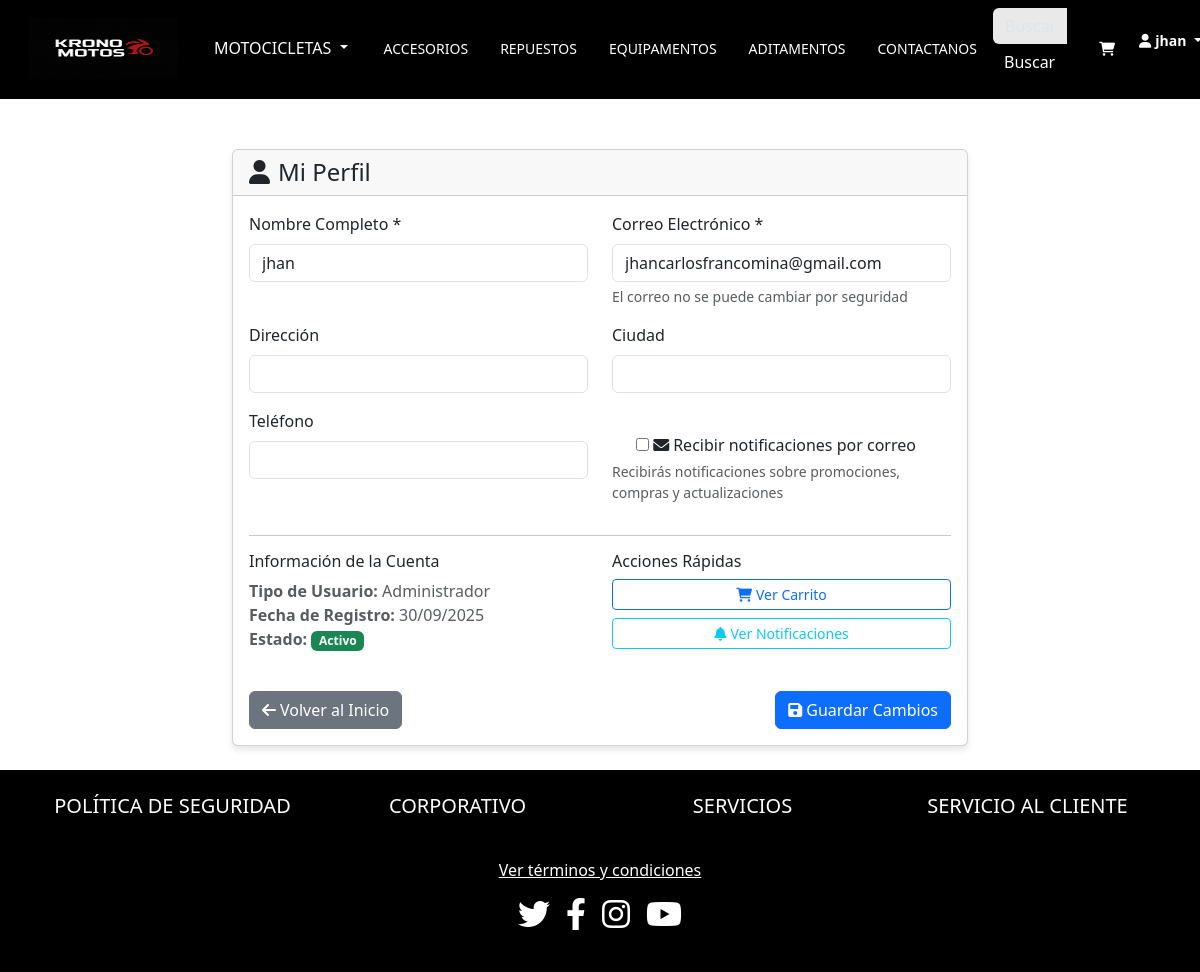
The page /perfil/ (signed in) on the database its author committed.
### core/models.py (models this page shows)
class Usuarios(AbstractBaseUser, PermissionsMixin):
    nombreCompleto = models.CharField(max_length=50, verbose_name='Nombre')
    apellido = models.CharField(max_length=50, verbose_name='Apellido', blank=True)
    correo = models.EmailField(unique=True, verbose_name='Correo Electronico')
    is_active = models.BooleanField(default=True)
    is_staff = models.BooleanField(default=False, verbose_name='Es un Supervisor')
    tipo = models.CharField(max_length=16, default='cliente', verbose_name='Tipo de Usuario')
    direccion = models.CharField(max_length=60, default='', verbose_name='Dirrecion')
    ciudad = models.CharField(max_length=25, default='', verbose_name='Ciudad')
    telefono = models.CharField(max_length=25, default='', verbose_name='Telefono')
    notificaciones = models.BooleanField(default=False, verbose_name='Recibir notificaciones por correo')
    fecha_registro = models.DateTimeField(auto_now_add=True, null=True)
    groups = models.ManyToManyField('auth.Group', related_name='custom_usuario_groups', blank=True)
    user_permissions = models.ManyToManyField('auth.Permission', related_name='custom_usuario_permissions', blank=True)
    objects = CustomUserManager()
    USERNAME_FIELD = 'correo'
    REQUIRED_FIELDS = ['nombreCompleto']
    class Meta:
        verbose_name='Usuario'
        verbose_name_plural='Usuarios'

### core/views.py (the view)
# urls.py: path('perfil/', perfil, name='perfil'),
@login_required
def perfil(request):
    usuario = request.user
    if request.method == 'POST':
        form = PerfilForm(request.POST, instance=usuario)
        if form.is_valid():
            form.save()
            messages.success(request, 'Perfil actualizado correctamente')
            return redirect('perfil')
    else:
        form = PerfilForm(instance=usuario)
    return render(request, 'core/cliente/perfil.html', {'form': form})

### core/forms.py
class PerfilForm(forms.ModelForm):
    notificaciones = forms.BooleanField(required=False, label='Recibir notificaciones por correo')
    class Meta:
        model = Usuarios
        fields = ['nombreCompleto', 'correo', 'direccion', 'ciudad', 'telefono', 'notificaciones']
        widgets = {
            'nombreCompleto': forms.TextInput(attrs={'class': 'form-control'}),
            'correo': forms.EmailInput(attrs={'class': 'form-control', 'readonly': 'readonly'}),
            'direccion': forms.TextInput(attrs={'class': 'form-control'}),
            'ciudad': forms.TextInput(attrs={'class': 'form-control'}),
            'telefono': forms.TextInput(attrs={'class': 'form-control'}),
        }

### core/templates/core/cliente/perfil.html (shortened to what this page needs)
{% extends 'core/principales/basetemplates.html' %}
{% load static %}
{% block content %}
<div class="container mt-4">
    <div class="row justify-content-center">
        <div class="col-md-8">
            <div class="card">
                <div class="card-header">
                    <h4 class="mb-0">
                        <i class="fas fa-user me-2"></i>Mi Perfil
                    </h4>
                </div>
                <div class="card-body">
                    <form method="post">
                        <div class="row">
                            <div class="col-md-6 mb-3">
                                <label for="{{ form.nombreCompleto.id_for_label }}" class="form-label">Nombre Completo *</label>
                                {{ form.nombreCompleto }}
                            </div>
                            <div class="col-md-6 mb-3">
                                <label for="{{ form.correo.id_for_label }}" class="form-label">Correo Electrónico *</label>
                                {{ form.correo }}
                                <div class="form-text">El correo no se puede cambiar por seguridad</div>
                            </div>
                        </div>
                        <div class="row">
                            <div class="col-md-6 mb-3">
                                <label for="{{ form.direccion.id_for_label }}" class="form-label">Dirección</label>
                                {{ form.direccion }}
                            </div>
                            <div class="col-md-6 mb-3">
                                <label for="{{ form.ciudad.id_for_label }}" class="form-label">Ciudad</label>
                                {{ form.ciudad }}
                            </div>
                        </div>
                        <div class="row">
                            <div class="col-md-6 mb-3">
                                <label for="{{ form.telefono.id_for_label }}" class="form-label">Teléfono</label>
                                {{ form.telefono }}
                            </div>
                            <div class="col-md-6 mb-3">
                                <div class="form-check mt-4">
                                    {{ form.notificaciones }}
                                    <label class="form-check-label" for="{{ form.notificaciones.id_for_label }}">
                                        <i class="fas fa-envelope me-1"></i>Recibir notificaciones por correo
                                    </label>
                                </div>
                                <div class="form-text">Recibirás notificaciones sobre promociones, compras y actualizaciones</div>
                            </div>
                        </div>
                        <hr>
                        <div class="row">
                            <div class="col-md-6">
                                <h6>Información de la Cuenta</h6>
                                <p class="text-muted">
                                    <strong>Tipo de Usuario:</strong> {{ user.tipo|title }}<br>
                                    <strong>Fecha de Registro:</strong> {{ user.fecha_registro|date:"d/m/Y" }}<br>
                                    <strong>Estado:</strong>
                                    {% if user.is_active %}
                                        <span class="badge bg-success">Activo</span>
                                    {% else %}
                                        <span class="badge bg-danger">Inactivo</span>
                                    {% endif %}
                                </p>
                            </div>
                            <div class="col-md-6">
                                <h6>Acciones Rápidas</h6>
                                <div class="d-grid gap-2">
                                    <a href="{% url 'ver_carrito' %}" class="btn btn-outline-primary btn-sm">
                                        <i class="fas fa-shopping-cart me-1"></i>Ver Carrito
                                    </a>
                                    <a href="{% url 'notificaciones' %}" class="btn btn-outline-info btn-sm">
                                        <i class="fas fa-bell me-1"></i>Ver Notificaciones
                                    </a>
                                </div>
                            </div>
                        </div>
                        <div class="d-flex justify-content-between mt-4">
                            <a href="{% url 'home' %}" class="btn btn-secondary">
                                <i class="fas fa-arrow-left me-1"></i>Volver al Inicio
                            </a>
                            <button type="submit" class="btn btn-primary">
                                <i class="fas fa-save me-1"></i>Guardar Cambios
                            </button>
                        </div>
                    </form>
                </div>
            </div>
        </div>
    </div>
</div>
{% endblock %}

### core/templates/core/principales/basetemplates.html (shortened to what this page needs)
{% load static %}
<!DOCTYPE html>
<html lang="es">
<head>
  <link rel="stylesheet" href="{% static 'global.css' %}" />
  <link href="https://cdn.jsdelivr.net/npm/bootstrap@5.3.3/dist/css/bootstrap.min.css" rel="stylesheet">
  <link rel="stylesheet" href="https://cdnjs.cloudflare.com/ajax/libs/font-awesome/6.0.0-beta3/css/all.min.css">
</head>
<body>
  <nav class="navbar navbar-expand-lg navbar-dark bg-black sticky-top border-bottom border-3 border-black" data-bs-theme="dark">
    <div class="container-fluid">
      <a class="navbar-brand ms-3" href="{% url 'home' %}">
        <img src="{% static 'img/logo.PNG' %}" width="150" height="61" alt="KRONOMOTOS Logo">
      </a>
      <div class="collapse navbar-collapse" id="navbarText">
        <ul class="navbar-nav me-auto mt-2 mt-lg-0">
          <li class="nav-item dropdown">
            <button id="menu" class="btn m-2  dropdown-toggle text-white" data-bs-toggle="dropdown" aria-expanded="false">
              MOTOCICLETAS
            </button>
          </li>
          <li class="nav-item m-2"><a class="nav-link  text-white" href="{% url 'accesorios' %}">ACCESORIOS</a></li>
          <li class="nav-item m-2"><a class="nav-link  text-white" href="{% url 'repuestos' %}">REPUESTOS</a></li>
          <li class="nav-item m-2"><a class="nav-link  text-white" href="{% url 'equipamentos' %}">EQUIPAMENTOS</a></li>
          <li class="nav-item m-2"><a class="nav-link  text-white" href="{% url 'aditamenes' %}">ADITAMENTOS</a></li>
          <li class="nav-item m-2"><a class="nav-link text-white" href="{% url 'contactar' %}">CONTACTANOS</a></li>
        </ul>
        <form action="/search/" method="get" class="d-flex mb-2 me-3">
          <div class="input-group">
            <input style="background: #e9e9e9;" name="search" type="text"
              class="form-control border-0 text-black" placeholder="Buscar Productos" />
            <button id="buscar" class="btn btn-outline-secondary border-0" type="submit">Buscar</button>
          </div>
        </form>
        <ul class="navbar-nav ms-auto me-3">
          {% if user.is_authenticated %}
            <li class="nav-item m-2">
              <a class="nav-link fw-bold text-white" href="{% url 'carrito' %}" title="Carrito">
                <i class="fas fa-shopping-cart"></i>
              </a>
            </li>
            <li class="nav-item dropdown">
              <a class="nav-link dropdown-toggle fw-bold text-white" href="#" data-bs-toggle="dropdown">
                <i class="fas fa-user me-1"></i>{{ user.nombreCompleto|default:"Perfil" }}
              </a>
            </li>
          {% else %}
            <li class="nav-item m-2">
              <a class="nav-link  text-white" href="{% url 'login' %}">INICIAR SESION</a>
            </li>
          {% endif %}
        </ul>
      </div>
    </div>
  </nav>
  <main>
    {% block content %}{% endblock %}
  </main>
  <footer class="bg-black text-white text-center py-4 mt-4">
    <div class="container">
      <div class="row">
        <div class="col-6 col-md-3 mb-3"><h5>POLÍTICA DE SEGURIDAD</h5></div>
        <div class="col-6 col-md-3 mb-3"><h5>CORPORATIVO</h5></div>
        <div class="col-6 col-md-3 mb-3"><h5>SERVICIOS</h5></div>
        <div class="col-6 col-md-3 mb-3"><h5>SERVICIO AL CLIENTE</h5></div>
      </div>
      <div class="mt-3">
        <p><a href="#" class="text-white text-decoration-underline">Ver términos y condiciones</a></p>
        <ul class="list-unstyled d-flex justify-content-center gap-3">
          <li><a class="text-white" href="https://x.com/yamahacolombia" target="_blank"><i class="fa-brands fa-twitter fa-2x"></i></a></li>
          <li><a class="text-white" href="https://web.facebook.com/yamahamotorcolombia/" target="_blank"><i class="fab fa-facebook-f fa-2x"></i></a></li>
          <li><a class="text-white" href="https://www.instagram.com/yamahacolombia/" target="_blank"><i class="fab fa-instagram fa-2x"></i></a></li>
          <li><a class="text-white" href="https://www.youtube.com/@YamahaMotorColombia" target="_blank"><i class="fa-brands fa-youtube fa-2x"></i></a></li>
        </ul>
      </div>
    </div>
  </footer>
</body>
</html>

### core/static/global.css (style rules this page uses)
body, html { margin: 0; padding: 0; width: 100%; font-family: "Lato", sans-serif; }
.nav-link { white-space: nowrap; }
#navbarText ul li a { color: #ffffff; font-size: 14px; font-weight: normal; }
#navbarText button { border: none; }
#buscar { background-color: #000000; color: #ffffff; }
nav { margin-bottom: 50px; }
.card { border: none; border-radius: 15px; box-shadow: 0 4px 6px rgba(0, 0, 0, 0.1); }

### rows shown on the page
Usuarios: nombreCompleto "jhan", correo "jhancarlosfrancomina@gmail.com", tipo "Administrador", fecha_registro "30/09/2025"
